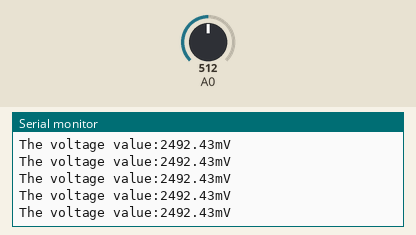
Bench run of a sketch on a simulated Arduino Uno, built with avr-gcc and run on an emulated ATmega328P. Parts: the last lines printed to the serial monitor. The test bench sets the inputs (shaded band); at power-on: A0 = 512.

Above: at 1.2 s.
1.3 s: A0 set to 716
At 1.34 s:
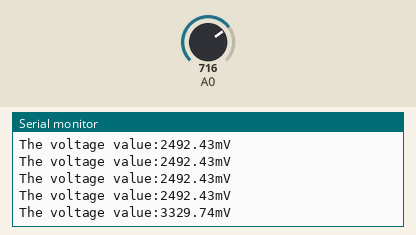
2.8 s: A0 set to 900
At 2.8 s:
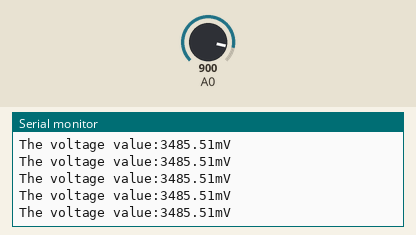
Timing chart, 0 to 5.8 s (numbered marks = the images above; inputs shaded):
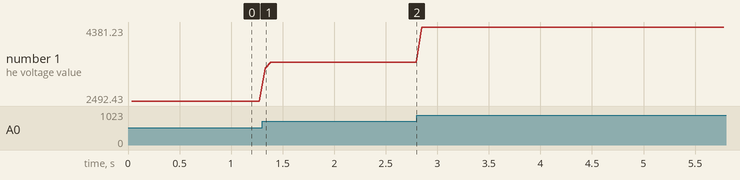

The sketch:

Grove_UV_Sensor.ino
```cpp
// demo of Grove - UV Sensor

void setup()
{

    Serial.begin(9600);
}

void loop()
{
    int sensorValue;
    long  sum=0;

    for(int i=0; i<32; i++)
    {
        sensorValue=analogRead(A0);
        sum=sensorValue+sum;
        delay(1);
    }

    sum = sum >> 5;

    Serial.print("The voltage value:");
    Serial.print(sum*4980.0/1023.0);
    Serial.println("mV");

    delay(20);

    Serial.print("\n");

}
```

Measured:
- after the input at 1.3 s, the serial monitor: prints a new line at once (image 1)
- plotted number 1: 2492.43 → 3485.51 after the input at 1.3 s, 3485.51 → 4381.23 after the input at 2.8 s
